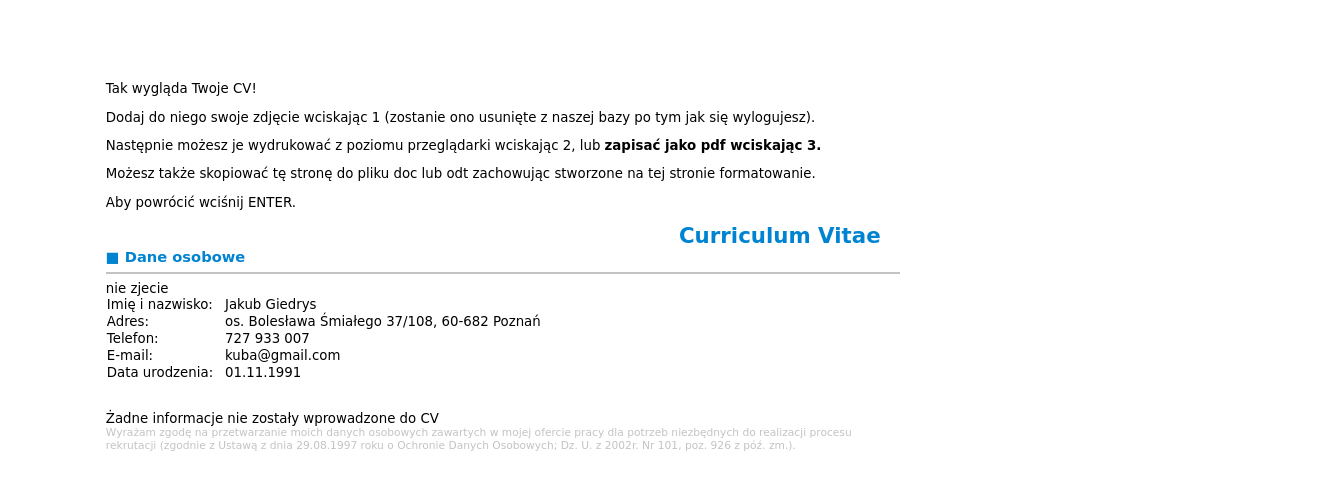
/cv_zobacz.php (signed in), run on an earlier commit of the app's database.
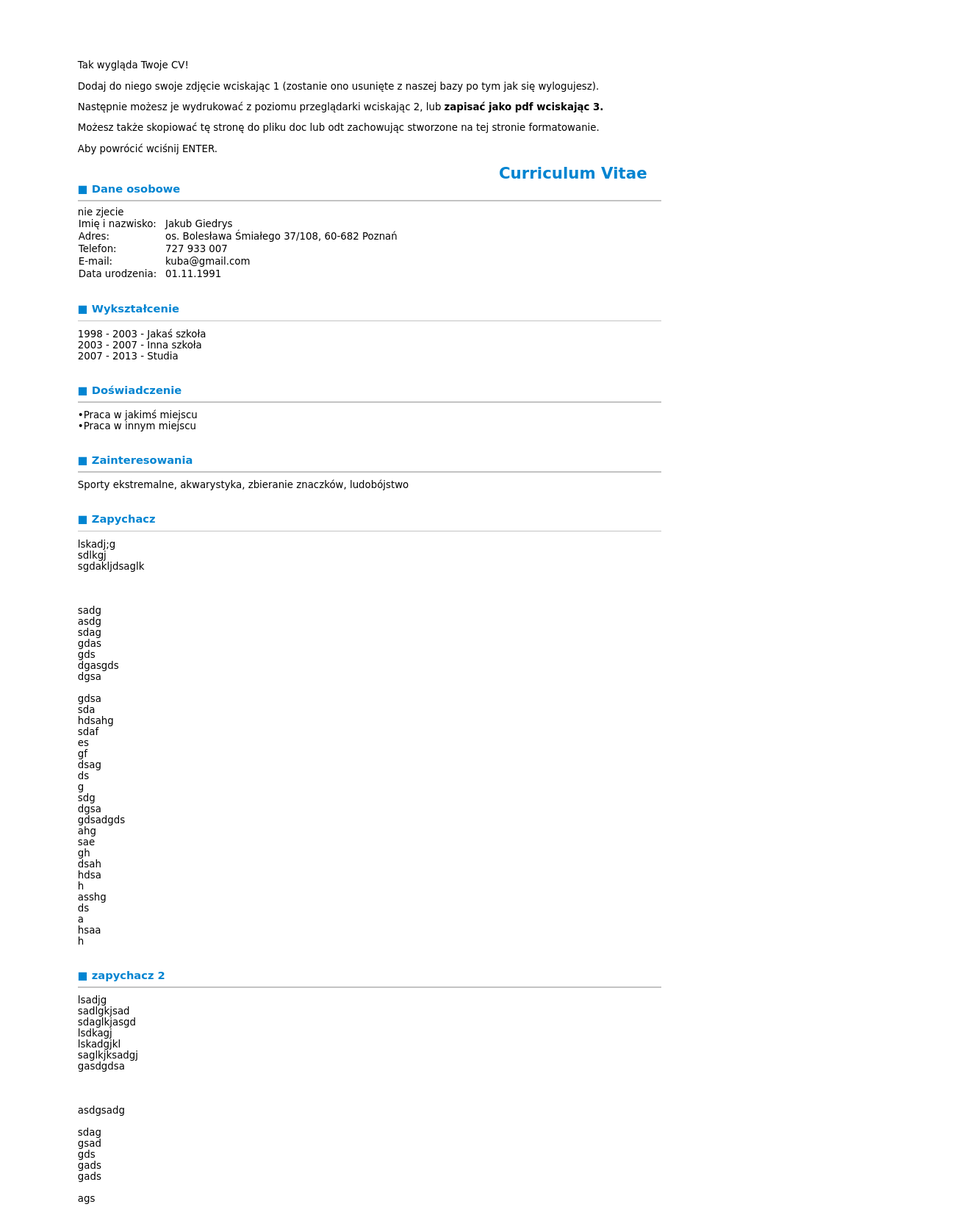
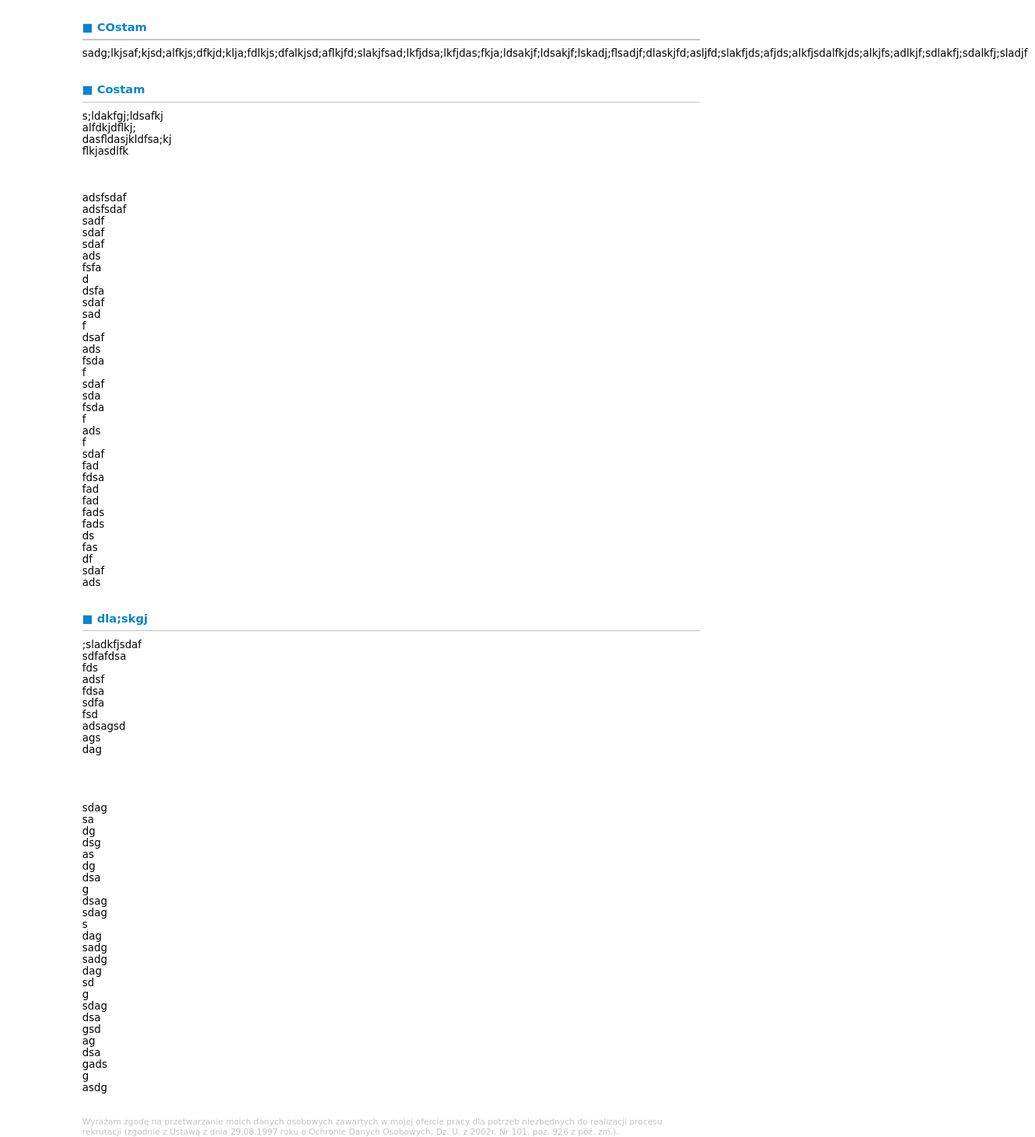
And on a later commit of the database (2 pictures, top to bottom).
### tables this page shows
CREATE TABLE IF NOT EXISTS `uzytkownicy` (
  `id` int(11) NOT NULL AUTO_INCREMENT,
  `user` text NOT NULL,
  `pass` text NOT NULL,
  `email` text NOT NULL,
  `godnosc` text NOT NULL,
  `adres` text NOT NULL,
  `tel` text NOT NULL,
  `emailcv` text NOT NULL,
  `data_urodzenia` text NOT NULL,
  PRIMARY KEY (`id`)
);

CREATE TABLE IF NOT EXISTS `info` (
  `id` int(11) NOT NULL AUTO_INCREMENT,
  `id_usera` int(11) NOT NULL,
  `naglowek` text NOT NULL,
  `info` text NOT NULL,
  PRIMARY KEY (`id`)
);

### cv_zobacz.php (the view, shortened to what this page needs)
<!DOCTYPE html>
<html lang="pl">
	<head>
		<div id = "pomoc">
			<p>Tak wygląda Twoje CV!</p>
			<p>Dodaj do niego swoje zdjęcie wciskając 1 (zostanie ono usunięte z naszej bazy po tym jak się wylogujesz).</p>
			<p>Następnie możesz je wydrukować z poziomu przeglądarki wciskając 2, lub <strong>zapisać jako pdf wciskając 3.</strong></p>
			<p>Możesz także skopiować tę stronę do pliku doc lub odt zachowując stworzone na tej stronie formatowanie.</p>
			<p>Aby powrócić wciśnij ENTER.</p>
		</div>
		<link rel="stylesheet" href="cv_zobacz.css"/>
	</head>
	<body>
		<div id = "CurriculumVitae">
			<strong>Curriculum Vitae</strong>
		</div>
		<?php
			require_once "connect.php";
			try {
				$polaczenie = new mysqli($host, $db_user, $db_password, $db_name);
				if($polaczenie->connect_errno!=0)	{
					throw new Exception(mysqli_connect_errno());
				}
				else	{
					$polaczenie ->query("SET NAMES 'utf8'");
					$id = $_SESSION['id'];
					$cv_dane = "SELECT godnosc, adres, tel, emailcv, data_urodzenia FROM uzytkownicy WHERE id='$id'";
					$cv_info = "SELECT naglowek, info FROM info WHERE id_usera='$id'";
					$rezultat_dane = mysqli_query($polaczenie, $cv_dane);
					echo '<div id = "Naglowek"><strong>&#9632; Dane osobowe</strong><hr></div>';
			?>
			<?php
				$target_file = "uploads/" . basename($_FILES["fileToUpload"]["name"]);
				$imageFileType = pathinfo($target_file,PATHINFO_EXTENSION);
				if($imageFileType != "jpg" && $imageFileType != "png" && $imageFileType != "jpeg") {
					echo "nie zjecie";
				}
			?>
			<?php
					if (mysqli_num_rows($rezultat_dane) == 1) {
						while($row = mysqli_fetch_assoc($rezultat_dane)) {
							echo '<table><tr><td>Imię i nazwisko:<td>' . $row["godnosc"] . '</td></tr>' .
							'<tr><td>Adres:<td>'  . $row["adres"] . '</td></tr>' .
							'<tr><td>Telefon:<td>'  . $row["tel"] . '</td></tr>' .
							'<tr><td>E-mail:<td>' . $row["emailcv"] . '</td></tr>' .
							'<tr><td>Data urodzenia:<td>'  . $row["data_urodzenia"] . '</td></tr></table></br></br>';
						}
					}
					$rezultat_info = mysqli_query($polaczenie, $cv_info);
					if (mysqli_num_rows($rezultat_info) > 0) {
						while($row = mysqli_fetch_assoc($rezultat_info)) {
							echo '<div id = "Strona"><span id = "Naglowek"><strong>&#9632; ' . $row["naglowek"] . '</strong><hr></span>' .
							'<span id = "Info">' . $row["info"] . "</span></div></br></br>";
						}
					}
					else {
						echo "Żadne informacje nie zostały wprowadzone do CV";
					}
				}
			}
				catch(Exception $e)  {
					$_SESSION['info'] = 'CVcmd:\\' . $_SESSION['user'] . '&gt;CV</br><span style="color:red">Błąd serwera! Przepraszamy za niedogodności i prosimy o spróbowanie ponownie w innym terminie.</span></br></br>';
					header('Location: cvcmd.php');
					exit();
				}
		?>
		<div id="footer">Wyrażam zgodę na przetwarzanie moich danych osobowych zawartych w mojej ofercie pracy dla potrzeb niezbędnych do realizacji procesu rekrutacji
		(zgodnie z Ustawą z dnia 29.08.1997 roku o Ochronie Danych Osobowych; Dz. U. z 2002r. Nr 101, poz. 926 z póź. zm.).</div>
	</body>
</html>

What changed in the data, as far as the page shows it:
added info: naglowek "Wykształcenie", info "1998 - 2003 - Jakaś szkoła 2003 - 2007 - Inna szkoła 2007 - 2013 - Studia"
added info: naglowek "Doświadczenie", info "•Praca w jakimś miejscu •Praca w innym miejscu"
added info: naglowek "Zainteresowania", info "Sporty ekstremalne, akwarystyka, zbieranie znaczków, ludobójstwo"
added info: naglowek "Zapychacz", info "lskadj;g sdlkgj sgdakljdsaglk sadg asdg sdag gdas gds dgasgds dgsa gdsa sda hdsahg sdaf es gf dsag ds g sdg dgsa gdsadgds ahg sae gh dsah hdsa h asshg ds a hsaa h"
added info: naglowek "zapychacz 2", info "lsadjg sadlgkjsad sdaglkjasgd lsdkagj lskadgjkl saglkjksadgj gasdgdsa asdgsadg sdag gsad gds gads gads ags"
added info: naglowek "COstam", info "sadg;lkjsaf;kjsd;alfkjs;dfkjd;klja;fdlkjs;dfalkjsd;aflkjfd;slakjfsad;lkfjdsa;lkfjdas;fkja;ldsakjf;ldsakjf;lskadj;flsadjf;dlaskjfd;asljfd;slakfjds;afjds;alkfjsdalfkjds;alkjfs;adlkjf;sdlakfj;sdalkfj;sladjf"
added info: naglowek "Costam", info "s;ldakfgj;ldsafkj alfdkjdflkj; dasfldasjkldfsa;kj flkjasdlfk adsfsdaf adsfsdaf sadf sdaf sdaf ads fsfa d dsfa sdaf sad f dsaf ads fsda f sdaf sda fsda f ads f sdaf fad fdsa fad fad fads fads ds fas df sdaf ads"
added info: naglowek "dla;skgj", info ";sladkfjsdaf sdfafdsa fds adsf fdsa sdfa fsd adsagsd ags dag sdag sa dg dsg as dg dsa g dsag sdag s dag sadg sadg dag sd g sdag dsa gsd ag dsa gads g asdg"
Also different on the page:
text no longer shown: "Żadne informacje nie zostały wprowadzone do CV"
